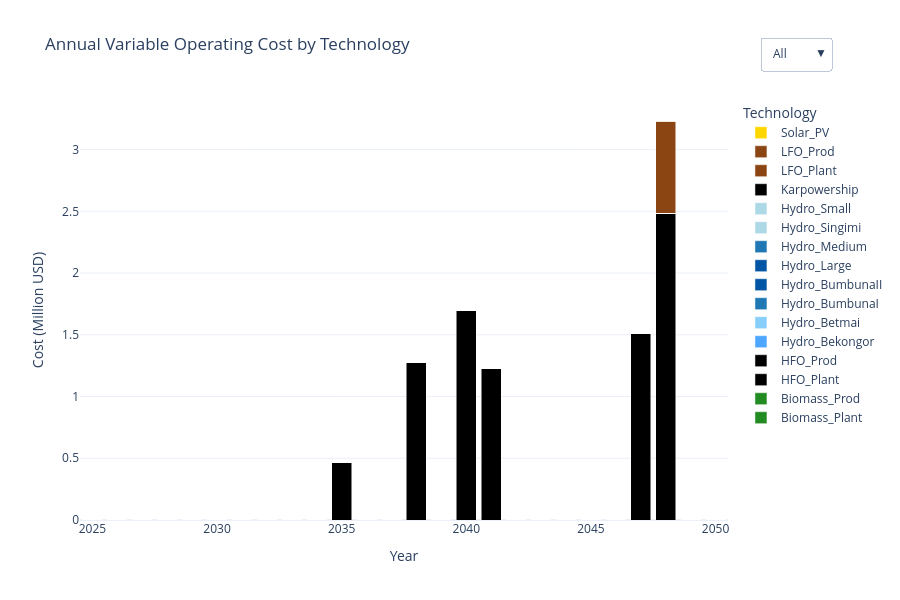

The notebook cell this image was saved under:
### Markdown cell above
### Annual Variable Costs by Technology

### Code cell
import pandas as pd
import plotly.graph_objects as go

# === Load tech color scheme ===
with open("tech_colors.json") as f:
    tech_colors = json.load(f)

# === Load and prepare variable cost data ===
df_var = pd.read_csv(res_dir / "AnnualVariableOperatingCost.csv")
df_var.rename(columns={
    "y": "YEAR",
    "t": "TECHNOLOGY",
    "AnnualVariableOperatingCost": "VALUE"
}, inplace=True)

# Pivot data for bar plot
df_pivot = df_var.pivot_table(index="YEAR", columns="TECHNOLOGY", values="VALUE", aggfunc="sum")
years = df_pivot.index.tolist()

# === Create interactive figure ===
fig = go.Figure()

for tech in df_pivot.columns:
    fig.add_trace(go.Bar(
        x=years,
        y=df_pivot[tech].fillna(0),
        name=tech,
        marker=dict(color=tech_colors.get(tech, "#D3D3D3")),  # fallback to light gray
        hovertemplate=f"{tech}<br>Year: %{{x}}<br>Variable Cost: %{{y:.2f}} Million USD"
    ))

# === Layout settings ===
fig.update_layout(
    title="Annual Variable Operating Cost by Technology",
    xaxis_title="Year",
    yaxis_title="Cost (Million USD)",
    barmode='stack',
    template="plotly_white",
    height=600,
    legend_title="Technology",
    hovermode="x unified",
    updatemenus=[
        {
            "buttons": [
                {"label": "All", "method": "update", "args": [{"visible": [True] * len(df_pivot.columns)}]},
                {"label": "None", "method": "update", "args": [{"visible": [False] * len(df_pivot.columns)}]},
            ],
            "direction": "down",
            "x": 1.05,
            "xanchor": "left",
            "y": 1.15,
            "yanchor": "top"
        }
    ]
)

# === Show figure with fallback ===
try:
    fig.show()
except ValueError:
    print("🔁 Fallback to browser due to rendering issue.")
    fig.show(renderer="browser")

### Figure 1 — Plotly figure (JSON) as saved in the notebook; plotly's stock layout.template omitted (floating-point values rounded to 4 significant figures)
{"data": [{"hovertemplate": "Biomass_Plant<br>Year: %{x}<br>Variable Cost: %{y:.2f} Million USD", "marker": {"color": "#228B22"}, "name": "Biomass_Plant", "type": "bar", "x": [2025, 2026, 2027, 2028, 2029, 2030, 2031, 2032, 2033, 2034, 2035, 2036, 2037, 2038, 2039, 2040, 2041, 2042, 2043, 2044, 2045, 2046, 2047, 2048, 2049, 2050], "y": [0.0, 0.0, 0.0, 0.0, 0.0, 0.0, 0.0, 0.0, 0.0, 0.0, 0.0, 0.0, 0.0, 0.0, 0.0, 0.0, 0.0, 0.0, 0.0, 0.0, 0.0, 0.0, 0.0, 0.0, 0.0, 0.0]}, {"hovertemplate": "Biomass_Prod<br>Year: %{x}<br>Variable Cost: %{y:.2f} Million USD", "marker": {"color": "#228B22"}, "name": "Biomass_Prod", "type": "bar", "x": [2025, 2026, 2027, 2028, 2029, 2030, 2031, 2032, 2033, 2034, 2035, 2036, 2037, 2038, 2039, 2040, 2041, 2042, 2043, 2044, 2045, 2046, 2047, 2048, 2049, 2050], "y": [0.0, 0.0, 0.0, 0.0, 0.0, 0.0, 0.0, 0.0, 0.0, 0.0, 0.0, 0.0, 0.0, 0.0, 0.0, 0.0, 0.0, 0.0, 0.0, 0.0, 0.0, 0.0, 0.0, 0.0, 0.0, 0.0]}, {"hovertemplate": "HFO_Plant<br>Year: %{x}<br>Variable Cost: %{y:.2f} Million USD", "marker": {"color": "#000000"}, "name": "HFO_Plant", "type": "bar", "x": [2025, 2026, 2027, 2028, 2029, 2030, 2031, 2032, 2033, 2034, 2035, 2036, 2037, 2038, 2039, 2040, 2041, 2042, 2043, 2044, 2045, 2046, 2047, 2048, 2049, 2050], "y": [0.0, 0.0, 0.0, 0.0, 0.0, 0.0, 0.0, 0.0, 0.0, 0.0, 1.775e-06, 0.0, 0.0, 4.851e-06, 0.0, 6.453e-06, 4.656e-06, 0.0, 0.0, 0.0, 0.0, 0.0, 5.755e-06, 9.45e-06, 0.0, 0.0]}, {"hovertemplate": "HFO_Prod<br>Year: %{x}<br>Variable Cost: %{y:.2f} Million USD", "marker": {"color": "#000000"}, "name": "HFO_Prod", "type": "bar", "x": [2025, 2026, 2027, 2028, 2029, 2030, 2031, 2032, 2033, 2034, 2035, 2036, 2037, 2038, 2039, 2040, 2041, 2042, 2043, 2044, 2045, 2046, 2047, 2048, 2049, 2050], "y": [0.0, 0.0, 0.0, 0.0, 0.0, 0.0, 0.0, 0.0, 0.0, 0.0, 0.4665, 0.0, 0.0, 1.275, 0.0, 1.696, 1.224, 0.0, 0.0, 0.0, 0.0, 0.0, 1.513, 2.484, 0.0, 0.0]}, {"hovertemplate": "Hydro_Bekongor<br>Year: %{x}<br>Variable Cost: %{y:.2f} Million USD", "marker": {"color": "#4da6ff"}, "name": "Hydro_Bekongor", "type": "bar", "x": [2025, 2026, 2027, 2028, 2029, 2030, 2031, 2032, 2033, 2034, 2035, 2036, 2037, 2038, 2039, 2040, 2041, 2042, 2043, 2044, 2045, 2046, 2047, 2048, 2049, 2050], "y": [0.0, 0.0, 0.0, 0.0, 0.0, 0.0, 0.0, 0.0, 0.0, 0.0, 4.142e-06, 3.742e-06, 2.06e-06, 1.682e-07, 5.25e-06, 4.289e-06, 3.106e-06, 2.76e-06, 0.0, 1.254e-07, 2.06e-06, 2.804e-06, 2.018e-06, 5.676e-06, 1.036e-05, 1.137e-05]}, {"hovertemplate": "Hydro_Betmai<br>Year: %{x}<br>Variable Cost: %{y:.2f} Million USD", "marker": {"color": "#87CEFA"}, "name": "Hydro_Betmai", "type": "bar", "x": [2025, 2026, 2027, 2028, 2029, 2030, 2031, 2032, 2033, 2034, 2035, 2036, 2037, 2038, 2039, 2040, 2041, 2042, 2043, 2044, 2045, 2046, 2047, 2048, 2049, 2050], "y": [0.0, 0.0, 0.0, 0.0, 0.0, 0.0, 0.0, 0.0, 0.0, 1.561e-07, 1.987e-07, 3.051e-07, 1.064e-07, 2.129e-08, 1.809e-07, 2.696e-07, 3.548e-08, 0.0, 0.0, 0.0, 1.419e-07, 1.171e-07, 1.419e-07, 2.874e-07, 6.138e-07, 8.976e-07]}, {"hovertemplate": "Hydro_BumbunaI<br>Year: %{x}<br>Variable Cost: %{y:.2f} Million USD", "marker": {"color": "#1f77b4"}, "name": "Hydro_BumbunaI", "type": "bar", "x": [2025, 2026, 2027, 2028, 2029, 2030, 2031, 2032, 2033, 2034, 2035, 2036, 2037, 2038, 2039, 2040, 2041, 2042, 2043, 2044, 2045, 2046, 2047, 2048, 2049, 2050], "y": [7.621e-07, 3.022e-07, 0.0, 0.0, 0.0, 0.0, 0.0, 0.0, 0.0, 7.49e-07, 1.721e-06, 1.183e-06, 8.648e-07, 6.57e-08, 1.222e-06, 1.367e-06, 4.862e-07, 0.0, 0.0, 0.0, 1.13e-06, 8.278e-07, 5.519e-07, 1.183e-06, 1.886e-06, 3.916e-06]}, {"hovertemplate": "Hydro_BumbunaII<br>Year: %{x}<br>Variable Cost: %{y:.2f} Million USD", "marker": {"color": "#0055A4"}, "name": "Hydro_BumbunaII", "type": "bar", "x": [2025, 2026, 2027, 2028, 2029, 2030, 2031, 2032, 2033, 2034, 2035, 2036, 2037, 2038, 2039, 2040, 2041, 2042, 2043, 2044, 2045, 2046, 2047, 2048, 2049, 2050], "y": [0.0, 0.0, 0.0, 0.0, 0.0, 0.0, 0.0, 0.0, 0.0, 1.691e-06, 3.213e-06, 1.654e-06, 9.583e-07, 7.516e-08, 1.635e-06, 2.443e-06, 1.015e-06, 0.0, 0.0, 0.0, 1.503e-06, 1.278e-06, 9.019e-07, 2.518e-06, 3.251e-06, 3.334e-06]}, {"hovertemplate": "Hydro_Large<br>Year: %{x}<br>Variable Cost: %{y:.2f} Million USD", "marker": {"color": "#0055A4"}, "name": "Hydro_Large", "type": "bar", "x": [2025, 2026, 2027, 2028, 2029, 2030, 2031, 2032, 2033, 2034, 2035, 2036, 2037, 2038, 2039, 2040, 2041, 2042, 2043, 2044, 2045, 2046, 2047, 2048, 2049, 2050], "y": [1.798e-05, 8.888e-06, 8.07e-05, 1.371e-05, 0.0001298, 8.667e-06, 1.718e-05, 0.0001334, 2.181e-05, 2.834e-05, 0.0001379, 6.928e-06, 0.0002271, 3.72e-06, 1.266e-05, 9.116e-06, 3.66e-05, 3.554e-05, 2.292e-05, 0.0003624, 0.0003077, 4.264e-05, 3.455e-05, 5.108e-05, 9.121e-05, 8.503e-05]}, {"hovertemplate": "Hydro_Medium<br>Year: %{x}<br>Variable Cost: %{y:.2f} Million USD", "marker": {"color": "#1f77b4"}, "name": "Hydro_Medium", "type": "bar", "x": [2025, 2026, 2027, 2028, 2029, 2030, 2031, 2032, 2033, 2034, 2035, 2036, 2037, 2038, 2039, 2040, 2041, 2042, 2043, 2044, 2045, 2046, 2047, 2048, 2049, 2050], "y": [4.136e-05, 7.569e-05, 0.0, 7.199e-05, 1.053e-06, 0.0001911, 0.0001074, 0.0, 0.0001209, 0.0001429, 4.992e-06, 0.0001531, 1.951e-06, 0.0001799, 0.0001884, 0.0002193, 0.0002106, 0.0002773, 0.0003156, 1.019e-05, 6.064e-05, 0.0003637, 0.0003939, 0.0003471, 0.0003452, 0.0005231]}, {"hovertemplate": "Hydro_Singimi<br>Year: %{x}<br>Variable Cost: %{y:.2f} Million USD", "marker": {"color": "#ADD8E6"}, "name": "Hydro_Singimi", "type": "bar", "x": [2025, 2026, 2027, 2028, 2029, 2030, 2031, 2032, 2033, 2034, 2035, 2036, 2037, 2038, 2039, 2040, 2041, 2042, 2043, 2044, 2045, 2046, 2047, 2048, 2049, 2050], "y": [0.0, 0.0, 0.0, 0.0, 0.0, 0.0, 0.0, 0.0, 0.0, 1.582e-07, 3.293e-07, 2.833e-07, 5.703e-08, 2.208e-08, 1.435e-07, 2.943e-07, 8.462e-08, 0.0, 0.0, 0.0, 1.803e-07, 1.122e-07, 1.472e-07, 1.84e-07, 3.845e-07, 3.937e-07]}, {"hovertemplate": "Hydro_Small<br>Year: %{x}<br>Variable Cost: %{y:.2f} Million USD", "marker": {"color": "#ADD8E6"}, "name": "Hydro_Small", "type": "bar", "x": [2025, 2026, 2027, 2028, 2029, 2030, 2031, 2032, 2033, 2034, 2035, 2036, 2037, 2038, 2039, 2040, 2041, 2042, 2043, 2044, 2045, 2046, 2047, 2048, 2049, 2050], "y": [0.0, 0.0, 0.0, 0.0, 0.0, 0.0, 0.0, 0.0, 0.0, 0.0, 0.0, 3.392e-06, 7.413e-07, 3.18e-07, 0.0, 2.007e-06, 8.346e-06, 0.0, 0.0, 0.0, 1.584e-05, 5.822e-06, 1.832e-05, 1.438e-05, 1.483e-05, 2.629e-05]}, {"hovertemplate": "Karpowership<br>Year: %{x}<br>Variable Cost: %{y:.2f} Million USD", "marker": {"color": "#000000"}, "name": "Karpowership", "type": "bar", "x": [2025, 2026, 2027, 2028, 2029, 2030, 2031, 2032, 2033, 2034, 2035, 2036, 2037, 2038, 2039, 2040, 2041, 2042, 2043, 2044, 2045, 2046, 2047, 2048, 2049, 2050], "y": [0.0, 0.0, 0.0, 0.0, 0.0, 0.0, 0.0, 0.0, 0.0, 0.0, 0.0, 0.0, 0.0, 0.0, 0.0, 0.0, 0.0, 0.0, 0.0, 0.0, 0.0, 0.0, 0.0, 0.0, 0.0, 0.0]}, {"hovertemplate": "LFO_Plant<br>Year: %{x}<br>Variable Cost: %{y:.2f} Million USD", "marker": {"color": "#8B4513"}, "name": "LFO_Plant", "type": "bar", "x": [2025, 2026, 2027, 2028, 2029, 2030, 2031, 2032, 2033, 2034, 2035, 2036, 2037, 2038, 2039, 2040, 2041, 2042, 2043, 2044, 2045, 2046, 2047, 2048, 2049, 2050], "y": [0.0, 0.0, 0.0, 0.0, 0.0, 0.0, 0.0, 0.0, 0.0, 0.0, 0.0, 0.0, 0.0, 0.0, 0.0, 0.0, 0.0, 0.0, 0.0, 0.0, 0.0, 0.0, 0.0, 7.624e-07, 0.0, 0.0]}, {"hovertemplate": "LFO_Prod<br>Year: %{x}<br>Variable Cost: %{y:.2f} Million USD", "marker": {"color": "#8B4513"}, "name": "LFO_Prod", "type": "bar", "x": [2025, 2026, 2027, 2028, 2029, 2030, 2031, 2032, 2033, 2034, 2035, 2036, 2037, 2038, 2039, 2040, 2041, 2042, 2043, 2044, 2045, 2046, 2047, 2048, 2049, 2050], "y": [0.0, 0.0, 0.0, 0.0, 0.0, 0.0, 0.0, 0.0, 0.0, 0.0, 0.0, 0.0, 0.0, 0.0, 0.0, 0.0, 0.0, 0.0, 0.0, 0.0, 0.0, 0.0, 0.0, 0.7471, 0.0, 0.0]}, {"hovertemplate": "Solar_PV<br>Year: %{x}<br>Variable Cost: %{y:.2f} Million USD", "marker": {"color": "#FFD700"}, "name": "Solar_PV", "type": "bar", "x": [2025, 2026, 2027, 2028, 2029, 2030, 2031, 2032, 2033, 2034, 2035, 2036, 2037, 2038, 2039, 2040, 2041, 2042, 2043, 2044, 2045, 2046, 2047, 2048, 2049, 2050], "y": [0.0, 2.217e-06, 0.0, 0.0, 0.0, 0.0, 0.0, 0.0, 0.0, 1.087e-06, 8.745e-06, 4.463e-06, 0.0, 1.087e-05, 4.609e-06, 4.907e-05, 3.245e-05, 0.0, 0.0, 0.0, 0.0, 0.0, 3.394e-05, 4.71e-05, 4.645e-05, 1.647e-05]}], "layout": {"barmode": "stack", "height": 600, "hovermode": "x unified", "legend": {"title": {"text": "Technology"}}, "title": {"text": "Annual Variable Operating Cost by Technology"}, "updatemenus": [{"buttons": [{"args": [{"visible": [true, true, true, true, true, true, true, true, true, true, true, true, true, true, true, true]}], "label": "All", "method": "update"}, {"args": [{"visible": [false, false, false, false, false, false, false, false, false, false, false, false, false, false, false, false]}], "label": "None", "method": "update"}], "direction": "down", "x": 1.05, "xanchor": "left", "y": 1.15, "yanchor": "top"}], "xaxis": {"title": {"text": "Year"}}, "yaxis": {"title": {"text": "Cost (Million USD)"}}}}
